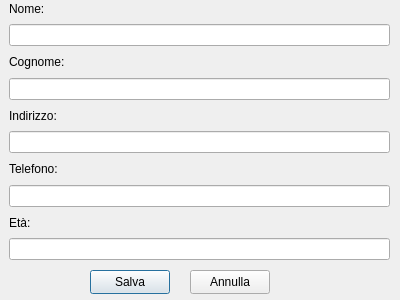
<?xml version="1.0" encoding="UTF-8"?>
<ui version="4.0">
 <class>formNuovaPersona</class>
 <widget class="QDialog" name="formNuovaPersona">
  <property name="geometry">
   <rect>
    <x>0</x>
    <y>0</y>
    <width>400</width>
    <height>300</height>
   </rect>
  </property>
  <property name="windowTitle">
   <string>Dialog</string>
  </property>
  <widget class="QWidget" name="verticalLayoutWidget">
   <property name="geometry">
    <rect>
     <x>9</x>
     <y>-1</y>
     <width>381</width>
     <height>261</height>
    </rect>
   </property>
   <layout class="QVBoxLayout" name="verticalLayout">
    <item>
     <widget class="QLabel" name="label">
      <property name="text">
       <string>Nome:</string>
      </property>
     </widget>
    </item>
    <item>
     <widget class="QLineEdit" name="editNome"/>
    </item>
    <item>
     <widget class="QLabel" name="label_2">
      <property name="text">
       <string>Cognome:</string>
      </property>
     </widget>
    </item>
    <item>
     <widget class="QLineEdit" name="editCognome"/>
    </item>
    <item>
     <widget class="QLabel" name="label_3">
      <property name="text">
       <string>Indirizzo:</string>
      </property>
     </widget>
    </item>
    <item>
     <widget class="QLineEdit" name="editTelefono"/>
    </item>
    <item>
     <widget class="QLabel" name="label_4">
      <property name="text">
       <string>Telefono:</string>
      </property>
     </widget>
    </item>
    <item>
     <widget class="QLineEdit" name="editEta"/>
    </item>
    <item>
     <widget class="QLabel" name="label_5">
      <property name="text">
       <string>Età:</string>
      </property>
     </widget>
    </item>
    <item>
     <widget class="QLineEdit" name="editIndirizzo"/>
    </item>
   </layout>
  </widget>
  <widget class="QPushButton" name="Salva">
   <property name="geometry">
    <rect>
     <x>90</x>
     <y>270</y>
     <width>80</width>
     <height>24</height>
    </rect>
   </property>
   <property name="text">
    <string>Salva</string>
   </property>
  </widget>
  <widget class="QPushButton" name="Annulla">
   <property name="geometry">
    <rect>
     <x>190</x>
     <y>270</y>
     <width>80</width>
     <height>24</height>
    </rect>
   </property>
   <property name="text">
    <string>Annulla</string>
   </property>
  </widget>
 </widget>
 <resources/>
 <connections/>
</ui>
